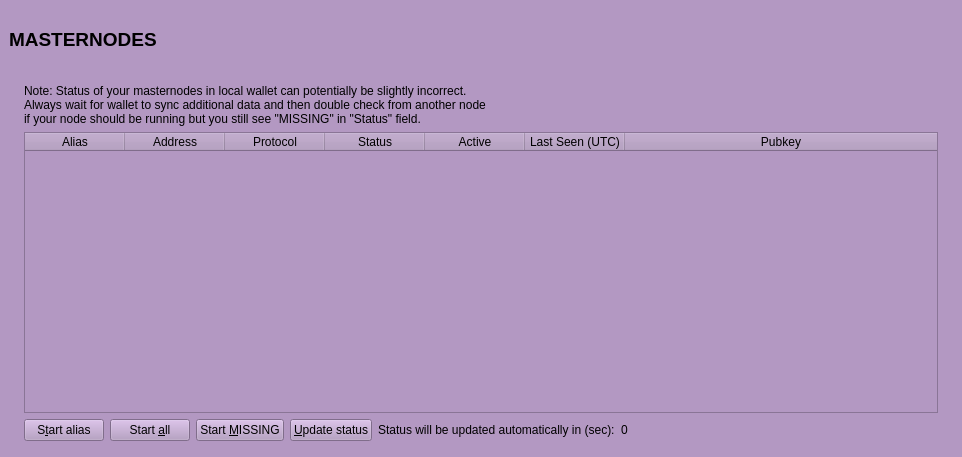
<?xml version="1.0" encoding="UTF-8"?>
<ui version="4.0">
 <class>MasternodeList</class>
 <widget class="QWidget" name="MasternodeList">
  <property name="geometry">
   <rect>
    <x>0</x>
    <y>0</y>
    <width>962</width>
    <height>457</height>
   </rect>
  </property>
  <property name="windowTitle">
   <string>Form</string>
  </property>
  <property name="styleSheet">
   <string notr="true">background-color: rgb(179, 152, 194);</string>
  </property>
  <layout class="QVBoxLayout" name="topLayout" stretch="0">
   <property name="leftMargin">
    <number>9</number>
   </property>
   <property name="topMargin">
    <number>9</number>
   </property>
   <property name="rightMargin">
    <number>9</number>
   </property>
   <property name="bottomMargin">
    <number>9</number>
   </property>
   <item>
    <layout class="QVBoxLayout" name="verticalLayout_Master" stretch="0,1">
     <property name="spacing">
      <number>0</number>
     </property>
     <item>
      <widget class="QFrame" name="frame_Header">
       <layout class="QVBoxLayout" name="verticalLayout_4">
        <property name="leftMargin">
         <number>0</number>
        </property>
        <property name="topMargin">
         <number>0</number>
        </property>
        <property name="rightMargin">
         <number>0</number>
        </property>
        <property name="bottomMargin">
         <number>0</number>
        </property>
        <item>
         <layout class="QHBoxLayout" name="horizontalLayout_Header" stretch="1,0,1">
          <item>
           <widget class="QLabel" name="labelOverviewHeaderLeft">
            <property name="minimumSize">
             <size>
              <width>464</width>
              <height>60</height>
             </size>
            </property>
            <property name="maximumSize">
             <size>
              <width>16777215</width>
              <height>60</height>
             </size>
            </property>
            <property name="font">
             <font>
              <pointsize>14</pointsize>
              <weight>75</weight>
              <bold>true</bold>
             </font>
            </property>
            <property name="text">
             <string>MASTERNODES</string>
            </property>
           </widget>
          </item>
          <item>
           <spacer name="horizontalSpacer">
            <property name="orientation">
             <enum>Qt::Horizontal</enum>
            </property>
            <property name="sizeHint" stdset="0">
             <size>
              <width>40</width>
              <height>20</height>
             </size>
            </property>
           </spacer>
          </item>
          <item>
           <widget class="QLabel" name="labelOverviewHeaderRight">
            <property name="minimumSize">
             <size>
              <width>464</width>
              <height>60</height>
             </size>
            </property>
            <property name="maximumSize">
             <size>
              <width>16777215</width>
              <height>60</height>
             </size>
            </property>
            <property name="font">
             <font>
              <pointsize>14</pointsize>
             </font>
            </property>
            <property name="text">
             <string/>
            </property>
            <property name="alignment">
             <set>Qt::AlignRight|Qt::AlignTrailing|Qt::AlignVCenter</set>
            </property>
           </widget>
          </item>
         </layout>
        </item>
       </layout>
      </widget>
     </item>
     <item>
      <widget class="QFrame" name="frame_BG">
       <layout class="QVBoxLayout" name="verticalLayout_3">
        <property name="leftMargin">
         <number>6</number>
        </property>
        <property name="topMargin">
         <number>6</number>
        </property>
        <property name="rightMargin">
         <number>6</number>
        </property>
        <property name="bottomMargin">
         <number>6</number>
        </property>
        <item>
         <widget class="QFrame" name="frame_Content">
          <layout class="QVBoxLayout" name="verticalLayout">
           <property name="spacing">
            <number>0</number>
           </property>
           <property name="leftMargin">
            <number>0</number>
           </property>
           <property name="topMargin">
            <number>0</number>
           </property>
           <property name="rightMargin">
            <number>0</number>
           </property>
           <property name="bottomMargin">
            <number>0</number>
           </property>
           <item>
            <layout class="QGridLayout" name="gridLayout_2">
             <property name="spacing">
              <number>2</number>
             </property>
             <item row="0" column="0">
              <widget class="QFrame" name="frameList">
               <layout class="QVBoxLayout" name="verticalLayout_2">
                <property name="bottomMargin">
                 <number>1</number>
                </property>
                <item>
                 <layout class="QHBoxLayout" name="horizontalLayout_note">
                  <property name="bottomMargin">
                   <number>0</number>
                  </property>
                  <item>
                   <widget class="QLabel" name="updateNote">
                    <property name="text">
                     <string>Note: Status of your masternodes in local wallet can potentially be slightly incorrect.&lt;br /&gt;Always wait for wallet to sync additional data and then double check from another node&lt;br /&gt;if your node should be running but you still see &quot;MISSING&quot; in &quot;Status&quot; field.</string>
                    </property>
                   </widget>
                  </item>
                 </layout>
                </item>
                <item>
                 <widget class="QTableWidget" name="tableWidgetMyMasternodes">
                  <property name="minimumSize">
                   <size>
                    <width>695</width>
                    <height>0</height>
                   </size>
                  </property>
                  <property name="palette">
                   <palette>
                    <active>
                     <colorrole role="Button">
                      <brush brushstyle="SolidPattern">
                       <color alpha="255">
                        <red>179</red>
                        <green>152</green>
                        <blue>194</blue>
                       </color>
                      </brush>
                     </colorrole>
                     <colorrole role="Text">
                      <brush brushstyle="SolidPattern">
                       <color alpha="255">
                        <red>51</red>
                        <green>51</green>
                        <blue>51</blue>
                       </color>
                      </brush>
                     </colorrole>
                     <colorrole role="Base">
                      <brush brushstyle="SolidPattern">
                       <color alpha="255">
                        <red>179</red>
                        <green>152</green>
                        <blue>194</blue>
                       </color>
                      </brush>
                     </colorrole>
                     <colorrole role="Window">
                      <brush brushstyle="SolidPattern">
                       <color alpha="255">
                        <red>179</red>
                        <green>152</green>
                        <blue>194</blue>
                       </color>
                      </brush>
                     </colorrole>
                    </active>
                    <inactive>
                     <colorrole role="Button">
                      <brush brushstyle="SolidPattern">
                       <color alpha="255">
                        <red>179</red>
                        <green>152</green>
                        <blue>194</blue>
                       </color>
                      </brush>
                     </colorrole>
                     <colorrole role="Text">
                      <brush brushstyle="SolidPattern">
                       <color alpha="255">
                        <red>51</red>
                        <green>51</green>
                        <blue>51</blue>
                       </color>
                      </brush>
                     </colorrole>
                     <colorrole role="Base">
                      <brush brushstyle="SolidPattern">
                       <color alpha="255">
                        <red>179</red>
                        <green>152</green>
                        <blue>194</blue>
                       </color>
                      </brush>
                     </colorrole>
                     <colorrole role="Window">
                      <brush brushstyle="SolidPattern">
                       <color alpha="255">
                        <red>179</red>
                        <green>152</green>
                        <blue>194</blue>
                       </color>
                      </brush>
                     </colorrole>
                    </inactive>
                    <disabled>
                     <colorrole role="Button">
                      <brush brushstyle="SolidPattern">
                       <color alpha="255">
                        <red>179</red>
                        <green>152</green>
                        <blue>194</blue>
                       </color>
                      </brush>
                     </colorrole>
                     <colorrole role="Text">
                      <brush brushstyle="SolidPattern">
                       <color alpha="255">
                        <red>85</red>
                        <green>85</green>
                        <blue>85</blue>
                       </color>
                      </brush>
                     </colorrole>
                     <colorrole role="Base">
                      <brush brushstyle="SolidPattern">
                       <color alpha="255">
                        <red>179</red>
                        <green>152</green>
                        <blue>194</blue>
                       </color>
                      </brush>
                     </colorrole>
                     <colorrole role="Window">
                      <brush brushstyle="SolidPattern">
                       <color alpha="255">
                        <red>179</red>
                        <green>152</green>
                        <blue>194</blue>
                       </color>
                      </brush>
                     </colorrole>
                    </disabled>
                   </palette>
                  </property>
                  <property name="editTriggers">
                   <set>QAbstractItemView::NoEditTriggers</set>
                  </property>
                  <property name="alternatingRowColors">
                   <bool>true</bool>
                  </property>
                  <property name="selectionMode">
                   <enum>QAbstractItemView::SingleSelection</enum>
                  </property>
                  <property name="selectionBehavior">
                   <enum>QAbstractItemView::SelectRows</enum>
                  </property>
                  <property name="sortingEnabled">
                   <bool>true</bool>
                  </property>
                  <attribute name="horizontalHeaderStretchLastSection">
                   <bool>true</bool>
                  </attribute>
                  <column>
                   <property name="text">
                    <string>Alias</string>
                   </property>
                  </column>
                  <column>
                   <property name="text">
                    <string>Address</string>
                   </property>
                  </column>
                  <column>
                   <property name="text">
                    <string>Protocol</string>
                   </property>
                  </column>
                  <column>
                   <property name="text">
                    <string>Status</string>
                   </property>
                  </column>
                  <column>
                   <property name="text">
                    <string>Active</string>
                   </property>
                  </column>
                  <column>
                   <property name="text">
                    <string>Last Seen (UTC)</string>
                   </property>
                  </column>
                  <column>
                   <property name="text">
                    <string>Pubkey</string>
                   </property>
                  </column>
                 </widget>
                </item>
                <item>
                 <layout class="QHBoxLayout" name="horizontalLayout_5">
                  <property name="bottomMargin">
                   <number>0</number>
                  </property>
                  <item>
                   <widget class="QPushButton" name="startButton">
                    <property name="text">
                     <string>S&amp;tart alias</string>
                    </property>
                   </widget>
                  </item>
                  <item>
                   <widget class="QPushButton" name="startAllButton">
                    <property name="text">
                     <string>Start &amp;all</string>
                    </property>
                   </widget>
                  </item>
                  <item>
                   <widget class="QPushButton" name="startMissingButton">
                    <property name="text">
                     <string>Start &amp;MISSING</string>
                    </property>
                   </widget>
                  </item>
                  <item>
                   <widget class="QPushButton" name="UpdateButton">
                    <property name="text">
                     <string>&amp;Update status</string>
                    </property>
                   </widget>
                  </item>
                  <item>
                   <widget class="QLabel" name="autoupdate_label">
                    <property name="text">
                     <string>Status will be updated automatically in (sec):</string>
                    </property>
                   </widget>
                  </item>
                  <item>
                   <widget class="QLabel" name="secondsLabel">
                    <property name="text">
                     <string>0</string>
                    </property>
                   </widget>
                  </item>
                  <item>
                   <spacer name="horizontalSpacer_5">
                    <property name="orientation">
                     <enum>Qt::Horizontal</enum>
                    </property>
                    <property name="sizeHint" stdset="0">
                     <size>
                      <width>40</width>
                      <height>20</height>
                     </size>
                    </property>
                   </spacer>
                  </item>
                 </layout>
                </item>
               </layout>
              </widget>
             </item>
            </layout>
           </item>
          </layout>
         </widget>
        </item>
       </layout>
      </widget>
     </item>
    </layout>
   </item>
  </layout>
 </widget>
 <resources/>
 <connections/>
</ui>
